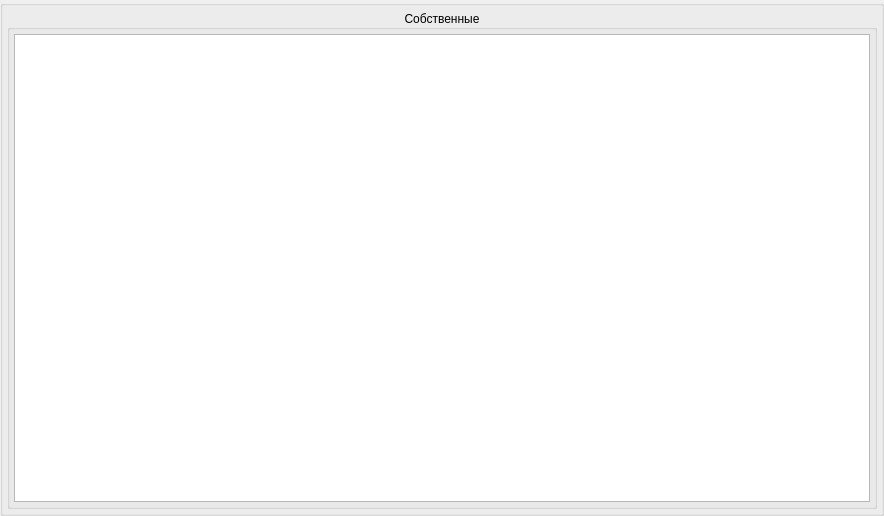
<?xml version="1.0" encoding="UTF-8"?>
<ui version="4.0">
 <class>grpTempInvalid</class>
 <widget class="QGroupBox" name="grpTempInvalid">
  <property name="geometry">
   <rect>
    <x>0</x>
    <y>0</y>
    <width>884</width>
    <height>516</height>
   </rect>
  </property>
  <property name="sizePolicy">
   <sizepolicy hsizetype="Preferred" vsizetype="Preferred">
    <horstretch>0</horstretch>
    <verstretch>0</verstretch>
   </sizepolicy>
  </property>
  <property name="checked">
   <bool>false</bool>
  </property>
  <layout class="QGridLayout" name="gridLayout_3">
   <property name="margin">
    <number>4</number>
   </property>
   <property name="spacing">
    <number>4</number>
   </property>
   <item row="0" column="0">
    <widget class="QGroupBox" name="grpTempInvalidPrivate">
     <property name="title">
      <string>Собственные</string>
     </property>
     <property name="alignment">
      <set>Qt::AlignCenter</set>
     </property>
     <layout class="QGridLayout" name="gridLayout">
      <property name="margin">
       <number>4</number>
      </property>
      <property name="spacing">
       <number>4</number>
      </property>
      <item row="0" column="0">
       <widget class="QSplitter" name="splitter">
        <property name="orientation">
         <enum>Qt::Vertical</enum>
        </property>
        <property name="childrenCollapsible">
         <bool>false</bool>
        </property>
        <widget class="CInDocTableView" name="tblTempInvalidPrivate">
         <property name="sizePolicy">
          <sizepolicy hsizetype="Expanding" vsizetype="Expanding">
           <horstretch>0</horstretch>
           <verstretch>0</verstretch>
          </sizepolicy>
         </property>
        </widget>
       </widget>
      </item>
     </layout>
    </widget>
   </item>
  </layout>
 </widget>
 <customwidgets>
  <customwidget>
   <class>CInDocTableView</class>
   <extends>QTableView</extends>
   <header>library/InDocTable.h</header>
  </customwidget>
 </customwidgets>
 <tabstops>
  <tabstop>tblTempInvalidPrivate</tabstop>
 </tabstops>
 <resources/>
 <connections/>
</ui>
